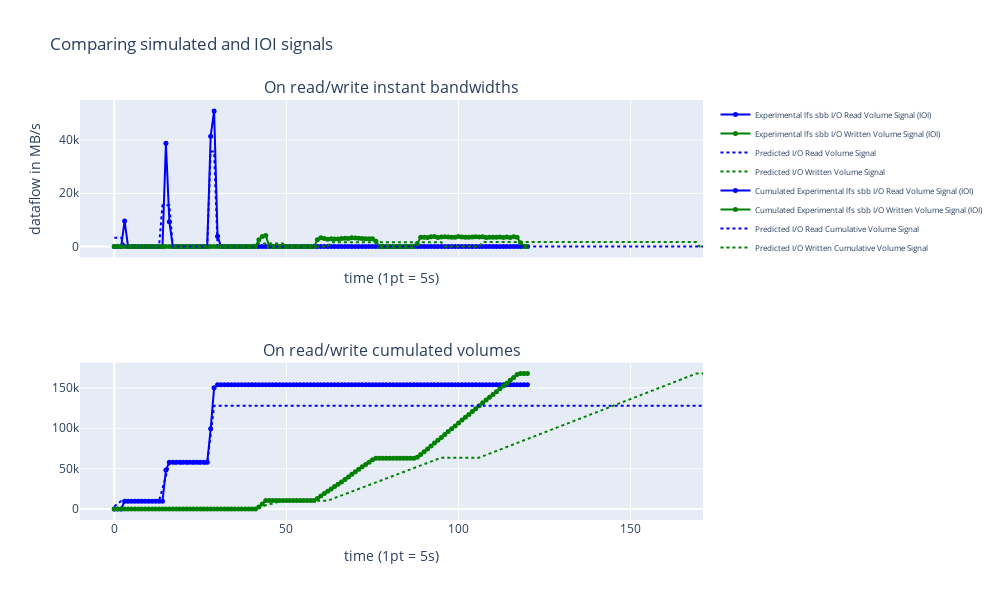

Notebook cell for this chart:
### Code cell
# prepare simulation on a different tier
sim_time, sim_read_bw, sim_write_bw = simulate_app(events, reads, writes,
                                                   perf["lfs_bw"], app_name="job#6873")
# get the ground truth = experimental job of the same app running the the specified tier for verification.
cd = ComplexDecomposer(job_id=6873, v0_threshold=1e-8, config=ioi_config)
timestamps = (cd.timestamps - cd.timestamps[0])/5000
original_read = cd.read_signal/1e6
original_write = cd.write_signal/1e6
# 5168-5175: nfs
# 5182-5184: fs1
# 5192-5194: sbb
fig = display_original_sim_signals((sim_time, sim_read_bw, sim_write_bw),
                                   (timestamps, original_read, original_write),
                                   str_org="Experimental lfs sbb",
                                   str_sim="Predicted",
                                   width=1000, height=600)
fig.show()

### Figure 1 — Plotly figure (JSON) as saved in the notebook; plotly's stock layout.template omitted (floating-point values rounded to 4 significant figures; data arrays with more than 128 entries replaced by an {"elided": "..."} marker saying what was removed)
{"data": [{"line": {"color": "blue", "shape": "linear"}, "marker": {"size": 5}, "mode": "lines+markers", "name": "Experimental lfs sbb I/O Read Volume Signal (IOI)", "textposition": "top center", "type": "scatter", "x": [0, 1, 2, 3, 4, 5, 6, 7, 8, 9, 10, 11, 12, 13, 14, 15, 16, 17, 18, 19, 20, 21, 22, 23, 24, 25, 26, 27, 28, 29, 30, 31, 32, 33, 34, 35, 36, 37, 38, 39, 40, 41, 42, 43, 44, 45, 46, 47, 48, 49, 50, 51, 52, 53, 54, 55, 56, 57, 58, 59, 60, 61, 62, 63, 64, 65, 66, 67, 68, 69, 70, 71, 72, 73, 74, 75, 76, 77, 78, 79, 80, 81, 82, 83, 84, 85, 86, 87, 88, 89, 90, 91, 92, 93, 94, 95, 96, 97, 98, 99, 100, 101, 102, 103, 104, 105, 106, 107, 108, 109, 110, 111, 112, 113, 114, 115, 116, 117, 118, 119, 120], "xaxis": "x", "y": [0.00052, 0.001122, 0, 9624.0, 0, 0, 0, 0, 0, 0, 0, 0, 0, 0, 0, 38780.0, 9343.0, 0, 0, 0, 0, 0, 0, 0, 0, 0, 0, 0, 41480.0, 50930.0, 3827.0, 0, 0, 0, 0, 0, 0, 0, 0, 0, 0, 0, 0.000806, 0, 0, 0, 0, 0.000612, 0, 0, 0, 0, 0, 0, 0, 0, 0, 0, 0, 0.000528, 0, 0, 0, 0, 0, 0, 0, 0, 0, 0, 0, 0, 0, 0, 0, 0, 0.000334, 0, 0, 0, 0, 0, 0, 0, 0, 0, 0, 0, 0.00025, 0, 0, 0, 0, 0, 0, 0, 0, 0, 0, 0, 0, 0, 0, 0, 0, 0, 0, 0, 0, 0, 0, 0, 0, 0, 0, 0, 0, 0, 5.2e-05, 0, 7e-06], "yaxis": "y"}, {"line": {"color": "green", "shape": "linear"}, "marker": {"size": 5}, "mode": "lines+markers", "name": "Experimental lfs sbb I/O Written Volume Signal (IOI)", "textposition": "top center", "type": "scatter", "x": [0, 1, 2, 3, 4, 5, 6, 7, 8, 9, 10, 11, 12, 13, 14, 15, 16, 17, 18, 19, 20, 21, 22, 23, 24, 25, 26, 27, 28, 29, 30, 31, 32, 33, 34, 35, 36, 37, 38, 39, 40, 41, 42, 43, 44, 45, 46, 47, 48, 49, 50, 51, 52, 53, 54, 55, 56, 57, 58, 59, 60, 61, 62, 63, 64, 65, 66, 67, 68, 69, 70, 71, 72, 73, 74, 75, 76, 77, 78, 79, 80, 81, 82, 83, 84, 85, 86, 87, 88, 89, 90, 91, 92, 93, 94, 95, 96, 97, 98, 99, 100, 101, 102, 103, 104, 105, 106, 107, 108, 109, 110, 111, 112, 113, 114, 115, 116, 117, 118, 119, 120], "xaxis": "x", "y": [6e-06, 0, 0, 0, 0, 0, 0, 0, 0, 0, 0, 0, 0, 0, 0, 0, 0, 0, 0, 0, 0, 0, 0, 0, 0, 0, 0, 0, 0, 0, 0, 0, 0, 0, 0, 0, 0, 0, 0, 0, 0, 0, 2542.0, 3772.0, 4117.0, 55.57, 0, 0, 0, 0, 0, 0, 0, 0, 0, 0, 0, 0, 0, 2490.0, 3245.0, 3036.0, 2758.0, 2899.0, 2805.0, 2821.0, 3004.0, 3057.0, 3051.0, 3277.0, 3188.0, 3062.0, 3004.0, 2894.0, 2931.0, 2952.0, 1956.0, 0, 0, 0, 0, 0, 0, 0, 0, 0, 0, 0, 1049.0, 3460.0, 3439.0, 3408.0, 3701.0, 3712.0, 3355.0, 3576.0, 3628.0, 3586.0, 3513.0, 3450.0, 3754.0, 3576.0, 3439.0, 3492.0, 3565.0, 3628.0, 3544.0, 3649.0, 3429.0, 3460.0, 3481.0, 3492.0, 3565.0, 3418.0, 3565.0, 3429.0, 3639.0, 3471.0, 1384.0, 0, 0], "yaxis": "y"}, {"line": {"color": "blue", "dash": "dot", "shape": "linear"}, "mode": "lines", "name": "Predicted I/O Read Volume Signal", "textposition": "top center", "type": "scatter", "x": {"elided": "172 int values"}, "xaxis": "x", "y": {"elided": "172 float values"}, "yaxis": "y"}, {"line": {"color": "green", "dash": "dot", "shape": "linear"}, "mode": "lines", "name": "Predicted I/O Written Volume Signal", "textposition": "top center", "type": "scatter", "x": {"elided": "172 int values"}, "xaxis": "x", "y": {"elided": "172 float values"}, "yaxis": "y"}, {"line": {"color": "blue", "shape": "linear"}, "marker": {"size": 5}, "mode": "lines+markers", "name": "Cumulated Experimental lfs sbb I/O Read Volume Signal (IOI)", "textposition": "top center", "type": "scatter", "x": [0, 1, 2, 3, 4, 5, 6, 7, 8, 9, 10, 11, 12, 13, 14, 15, 16, 17, 18, 19, 20, 21, 22, 23, 24, 25, 26, 27, 28, 29, 30, 31, 32, 33, 34, 35, 36, 37, 38, 39, 40, 41, 42, 43, 44, 45, 46, 47, 48, 49, 50, 51, 52, 53, 54, 55, 56, 57, 58, 59, 60, 61, 62, 63, 64, 65, 66, 67, 68, 69, 70, 71, 72, 73, 74, 75, 76, 77, 78, 79, 80, 81, 82, 83, 84, 85, 86, 87, 88, 89, 90, 91, 92, 93, 94, 95, 96, 97, 98, 99, 100, 101, 102, 103, 104, 105, 106, 107, 108, 109, 110, 111, 112, 113, 114, 115, 116, 117, 118, 119, 120], "xaxis": "x2", "y": [0.00052, 0.001642, 0.001642, 9624.0, 9624.0, 9624.0, 9624.0, 9624.0, 9624.0, 9624.0, 9624.0, 9624.0, 9624.0, 9624.0, 9624.0, 48400.0, 57740.0, 57740.0, 57740.0, 57740.0, 57740.0, 57740.0, 57740.0, 57740.0, 57740.0, 57740.0, 57740.0, 57740.0, 99220.0, 150200.0, 154000.0, 154000.0, 154000.0, 154000.0, 154000.0, 154000.0, 154000.0, 154000.0, 154000.0, 154000.0, 154000.0, 154000.0, 154000.0, 154000.0, 154000.0, 154000.0, 154000.0, 154000.0, 154000.0, 154000.0, 154000.0, 154000.0, 154000.0, 154000.0, 154000.0, 154000.0, 154000.0, 154000.0, 154000.0, 154000.0, 154000.0, 154000.0, 154000.0, 154000.0, 154000.0, 154000.0, 154000.0, 154000.0, 154000.0, 154000.0, 154000.0, 154000.0, 154000.0, 154000.0, 154000.0, 154000.0, 154000.0, 154000.0, 154000.0, 154000.0, 154000.0, 154000.0, 154000.0, 154000.0, 154000.0, 154000.0, 154000.0, 154000.0, 154000.0, 154000.0, 154000.0, 154000.0, 154000.0, 154000.0, 154000.0, 154000.0, 154000.0, 154000.0, 154000.0, 154000.0, 154000.0, 154000.0, 154000.0, 154000.0, 154000.0, 154000.0, 154000.0, 154000.0, 154000.0, 154000.0, 154000.0, 154000.0, 154000.0, 154000.0, 154000.0, 154000.0, 154000.0, 154000.0, 154000.0, 154000.0, 154000.0], "yaxis": "y2"}, {"line": {"color": "green", "shape": "linear"}, "marker": {"size": 5}, "mode": "lines+markers", "name": "Cumulated Experimental lfs sbb I/O Written Volume Signal (IOI)", "textposition": "top center", "type": "scatter", "x": [0, 1, 2, 3, 4, 5, 6, 7, 8, 9, 10, 11, 12, 13, 14, 15, 16, 17, 18, 19, 20, 21, 22, 23, 24, 25, 26, 27, 28, 29, 30, 31, 32, 33, 34, 35, 36, 37, 38, 39, 40, 41, 42, 43, 44, 45, 46, 47, 48, 49, 50, 51, 52, 53, 54, 55, 56, 57, 58, 59, 60, 61, 62, 63, 64, 65, 66, 67, 68, 69, 70, 71, 72, 73, 74, 75, 76, 77, 78, 79, 80, 81, 82, 83, 84, 85, 86, 87, 88, 89, 90, 91, 92, 93, 94, 95, 96, 97, 98, 99, 100, 101, 102, 103, 104, 105, 106, 107, 108, 109, 110, 111, 112, 113, 114, 115, 116, 117, 118, 119, 120], "xaxis": "x2", "y": [6e-06, 6e-06, 6e-06, 6e-06, 6e-06, 6e-06, 6e-06, 6e-06, 6e-06, 6e-06, 6e-06, 6e-06, 6e-06, 6e-06, 6e-06, 6e-06, 6e-06, 6e-06, 6e-06, 6e-06, 6e-06, 6e-06, 6e-06, 6e-06, 6e-06, 6e-06, 6e-06, 6e-06, 6e-06, 6e-06, 6e-06, 6e-06, 6e-06, 6e-06, 6e-06, 6e-06, 6e-06, 6e-06, 6e-06, 6e-06, 6e-06, 6e-06, 2542.0, 6313.0, 10430.0, 10490.0, 10490.0, 10490.0, 10490.0, 10490.0, 10490.0, 10490.0, 10490.0, 10490.0, 10490.0, 10490.0, 10490.0, 10490.0, 10490.0, 12980.0, 16220.0, 19260.0, 22010.0, 24910.0, 27720.0, 30540.0, 33540.0, 36600.0, 39650.0, 42930.0, 46120.0, 49180.0, 52180.0, 55080.0, 58010.0, 60960.0, 62910.0, 62910.0, 62910.0, 62910.0, 62910.0, 62910.0, 62910.0, 62910.0, 62910.0, 62910.0, 62910.0, 62910.0, 63960.0, 67420.0, 70860.0, 74270.0, 77970.0, 81680.0, 85040.0, 88620.0, 92240.0, 95830.0, 99340.0, 102800.0, 106500.0, 110100.0, 113600.0, 117100.0, 120600.0, 124200.0, 127800.0, 131400.0, 134900.0, 138300.0, 141800.0, 145300.0, 148900.0, 152300.0, 155800.0, 159300.0, 162900.0, 166400.0, 167800.0, 167800.0, 167800.0], "yaxis": "y2"}, {"line": {"color": "blue", "dash": "dot", "shape": "linear"}, "mode": "lines", "name": "Predicted I/O Read Cumulative Volume Signal", "textposition": "top center", "type": "scatter", "x": {"elided": "172 int values"}, "xaxis": "x2", "y": {"elided": "172 float values"}, "yaxis": "y2"}, {"line": {"color": "green", "dash": "dot", "shape": "linear"}, "mode": "lines", "name": "Predicted I/O Written Cumulative Volume Signal", "textposition": "top center", "type": "scatter", "x": {"elided": "172 int values"}, "xaxis": "x2", "y": {"elided": "172 float values"}, "yaxis": "y2"}], "layout": {"annotations": [{"font": {"size": 16}, "showarrow": false, "text": "On read/write instant bandwidths", "x": 0.5, "xanchor": "center", "xref": "paper", "y": 1, "yanchor": "bottom", "yref": "paper"}, {"font": {"size": 16}, "showarrow": false, "text": "On read/write cumulated volumes", "x": 0.5, "xanchor": "center", "xref": "paper", "y": 0.375, "yanchor": "bottom", "yref": "paper"}], "autosize": false, "height": 600, "legend": {"font": {"size": 8}, "orientation": "v", "tracegroupgap": 360}, "title": {"text": "Comparing simulated and IOI signals"}, "width": 1000, "xaxis": {"anchor": "y", "domain": [0, 1], "matches": "x2", "showticklabels": false, "title": {"text": "time (1pt = 5s)"}}, "xaxis2": {"anchor": "y2", "domain": [0, 1], "title": {"text": "time (1pt = 5s)"}}, "yaxis": {"anchor": "x", "domain": [0.625, 1], "title": {"text": "dataflow in MB/s"}}, "yaxis2": {"anchor": "x2", "domain": [0, 0.375]}}}
